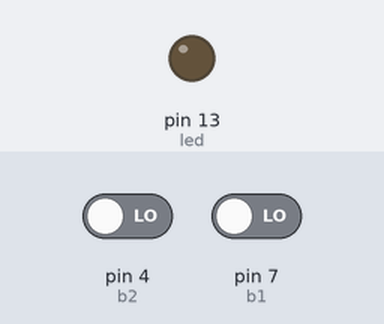
Simulated run of this sketch. Board: Arduino Uno, built with avr-gcc and run on an emulated ATmega328P. Shown: output pins drawn as LEDs (lit = HIGH). The inputs (shaded band) are chosen by the test bench; at power-on: pin 7 (b1) LOW, pin 4 (b2) LOW.

Above: at 1.2 s.
1.3 s: pin 7 (b1) driven HIGH
At 2.5 s:
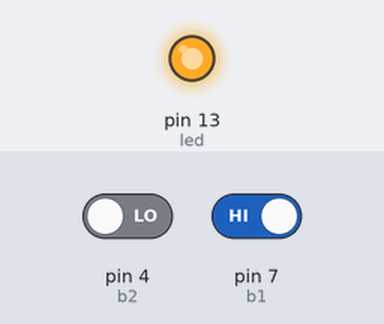
2.8 s: pin 4 (b2) driven HIGH
At 4.0 s:
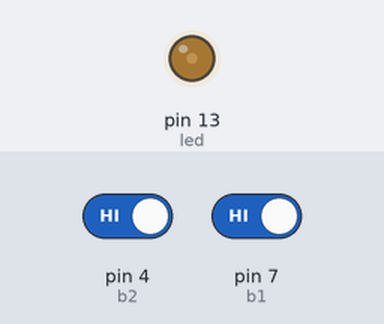
4.3 s: pin 4 (b2) driven LOW
At 4.7 s:
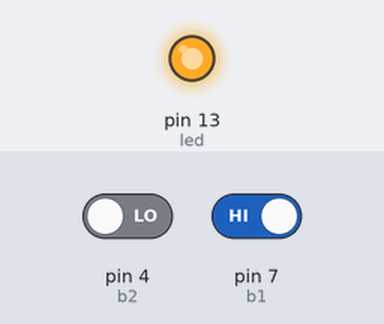
Timing chart, 0 to 7.3 s (numbered marks = the images above; inputs shaded):
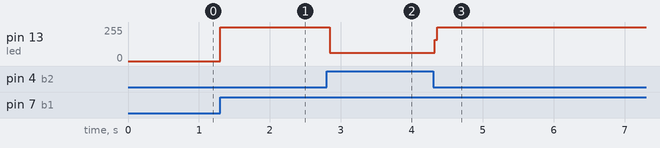

Measured:
- after the input at 1.3 s, pin 13 (led): 0/255 → 255/255 at once
- after the input at 2.8 s, pin 13 (led): 255/255 → 61/255 at once
- after the input at 4.3 s, pin 13 (led): 61/255 → 255/255 at once

The sketch:

2.1_-_2_Bot_es_e_1_LED.ino
```cpp
//////////////
// EDIVÂNIA //
//   UFPI   //
//   2022   //
//////////////

int led = 13, b1 = 7, b2 = 4;
int e1 = 0, e2 = 0;

void setup()
{
  pinMode(led, OUTPUT);
  pinMode(b1, INPUT);
  pinMode(b2, INPUT);
}

void loop()
{
  e1 = digitalRead(b1);
  e2 = digitalRead(b2);

  if( e1 == 1)
    digitalWrite(led, HIGH);

  if (e2 == 1)
    digitalWrite(led, LOW);
}
```
